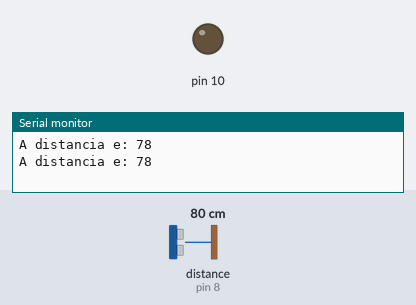
Recording of a sketch running on a simulated Arduino Uno, built with avr-gcc and run on an emulated ATmega328P. Parts: output pins drawn as LEDs (lit = HIGH), the last lines printed to the serial monitor. Wiring (inferred from the names in the program): ultrasonic range finder: trigger pin 9; echo pin 8. Inputs (shaded band) come from the test bench; at power-on: distance to the obstacle (sensor on pin 8) 80 cm. The echo pulse lasts 58.3 µs per cm; pins used as bus, display or sensor lines are not drawn.

Above: at 1.8 s.
1.9 s: distance to the obstacle (sensor on pin 8) set to 23 cm
4.2 s: distance to the obstacle (sensor on pin 8) set to 19 cm
At 7.2 s:
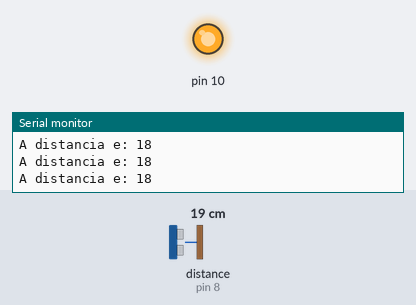
7.5 s: distance to the obstacle (sensor on pin 8) set to 35 cm
At 9.7 s:
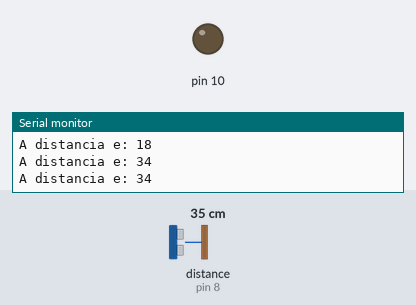
10.5 s: distance to the obstacle (sensor on pin 8) set to 2 cm
At 13.5 s:
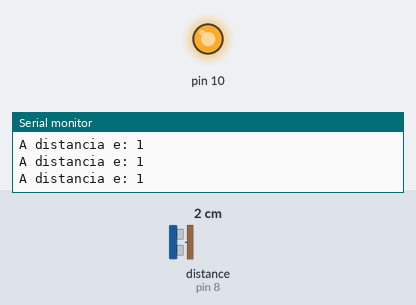
Timing chart, 0 to 14.5 s (numbered marks = the images above; inputs shaded):
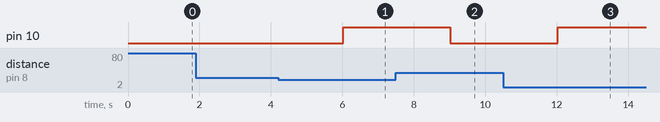

The sketch:

AtividadeDist_ncia.ino
```cpp
// C++ code
//

int TRIGGER =9;
int ECHO = 8;

void setup()
{
  Serial.begin(9600);
  pinMode(TRIGGER, OUTPUT);
  pinMode(ECHO, INPUT);
  pinMode(10, OUTPUT);
}

void loop()
{
  digitalWrite(TRIGGER, HIGH);
  delayMicroseconds(10);
  digitalWrite(TRIGGER, LOW);
  int time = pulseIn(ECHO, HIGH);

  int distance = (0.034*time)/2;

  Serial.print("A distancia e: ");
  Serial.println(distance);
  delay(1000);

  if(distance > 20){
    digitalWrite(10, LOW);
  } else {
    digitalWrite(10, HIGH);
  }

}
```

Measured:
- the behaviour switches between 22 and 21 cm on distance to the obstacle (sensor on pin 8) (found by bisection; images 0 and 1)
- after the input at 4.2 s, pin 10: LOW → HIGH after 1.8 s
- after the input at 7.5 s, pin 10: HIGH → LOW after 1.5 s
- after the input at 10.5 s, pin 10: LOW → HIGH after 1.5 s
